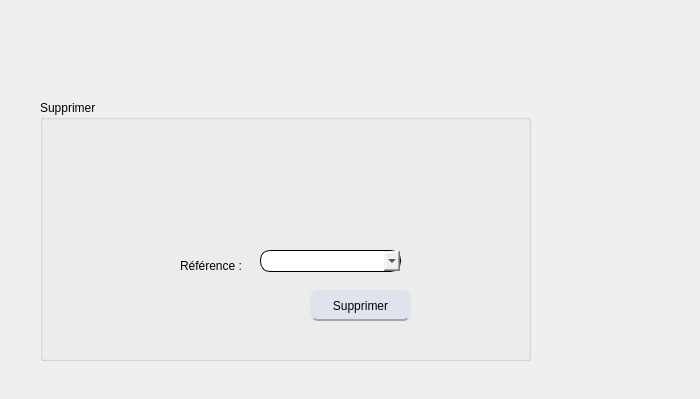
      <widget class="QWidget" name="tab_10">
       <attribute name="title">
        <string>Supprimer des evenements</string>
       </attribute>
       <widget class="QLabel" name="label_33">
        <property name="geometry">
         <rect>
          <x>240</x>
          <y>140</y>
          <width>101</width>
          <height>81</height>
         </rect>
        </property>
        <property name="text">
         <string/>
        </property>
        <property name="pixmap">
         <pixmap>../../../supprime.png</pixmap>
        </property>
       </widget>
       <widget class="QGroupBox" name="groupBox_10">
        <property name="geometry">
         <rect>
          <x>40</x>
          <y>100</y>
          <width>491</width>
          <height>261</height>
         </rect>
        </property>
        <property name="title">
         <string>Supprimer</string>
        </property>
        <widget class="QPushButton" name="supp_ev">
         <property name="geometry">
          <rect>
           <x>270</x>
           <y>190</y>
           <width>101</width>
           <height>31</height>
          </rect>
         </property>
         <property name="styleSheet">
          <string notr="true">QPushButton {
background: #dfe3ee;
border: 2px solid #dfe3ee;
border-bottom-color: #aaa5a5; /* same as the pane color */
border-top-left-radius: 7px;
border-top-right-radius: 7px;
min-width: 80px;
border-radius: 8px;
color: black;
font-size:12px;
font-family:Arial, Helvetica, sans-serif;


}
QPushButton:hover {
color:#fff;
background:#8b9dc3;
border: none;

}
</string>
         </property>
         <property name="text">
          <string>Supprimer</string>
         </property>
        </widget>
        <widget class="QLabel" name="label_34">
         <property name="geometry">
          <rect>
           <x>140</x>
           <y>150</y>
           <width>71</width>
           <height>31</height>
          </rect>
         </property>
         <property name="text">
          <string>Référence :</string>
         </property>
        </widget>
        <widget class="QComboBox" name="supr_ev">
         <property name="geometry">
          <rect>
           <x>220</x>
           <y>150</y>
           <width>141</width>
           <height>22</height>
          </rect>
         </property>
         <property name="styleSheet">
          <string notr="true">QComboBox
{
 border-width: 1px;
border-style: solid;
border-color: black;
  border-radius: 10px;
padding:0 8;
}</string>
         </property>
        </widget>
       </widget>
       <widget class="QLabel" name="infos_2">
        <property name="geometry">
         <rect>
          <x>60</x>
          <y>370</y>
          <width>631</width>
          <height>20</height>
         </rect>
        </property>
        <property name="font">
         <font>
          <family>Myanmar Text</family>
          <weight>75</weight>
          <bold>true</bold>
         </font>
        </property>
        <property name="text">
         <string/>
        </property>
       </widget>
      </widget>
